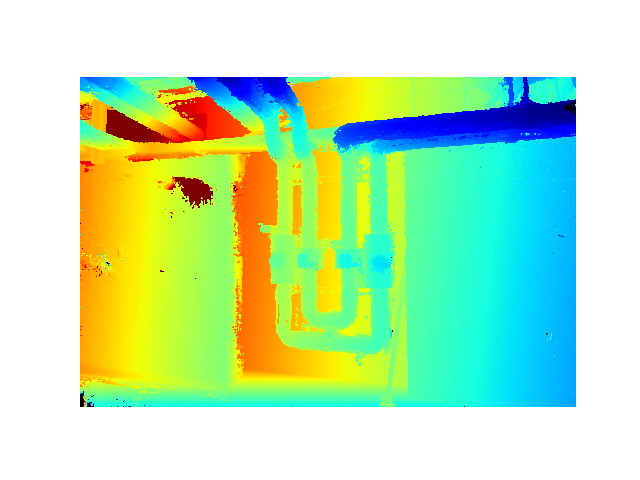
#> input picture Real_ACMM/mvs_results/test_results/pipe_ACMMfei_s_depth.png, 640 x 480 px
$ python corp_image.py
#> lines starting #> are read from the running program, lines starting #| are printed output that depends on the picture
#> further down, im is the input picture: shape (480, 640, 4); mean R, G, B, A 187.9, 232.2, 181.5, 255
from skimage import io
import numpy as np

def corp_margin(img):
    # img2=img.sum(axis=2)
    img2 = np.sum(img[:,:,:3], axis=2)
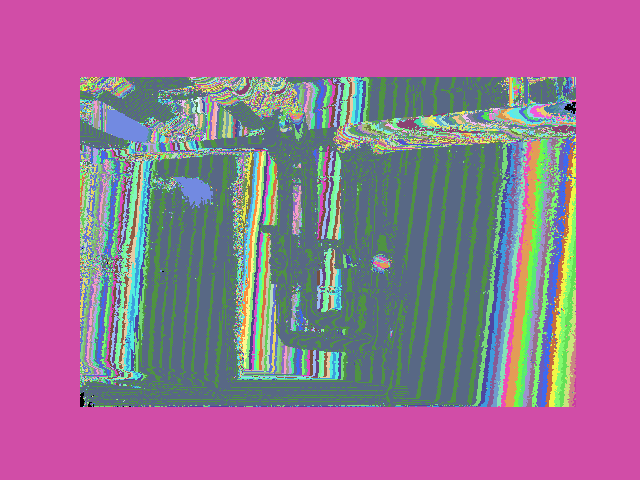
#> img2: shape (480, 640) uint64; 146 distinct labels, from 0 to 765; one colour per label, 0 black
    (row,col)=img2.shape
#> row = 480; col = 640
    row_top=0
    raw_down=0
    col_top=0
    col_down=0
    for r in range(0,row):
        # print(img2.sum(axis=1)[r]/col)
        if img2.sum(axis=1)[r]<765*col:
            row_top=r
            break

    for r in range(row-1,0,-1):
        if img2.sum(axis=1)[r]<765*col:
            raw_down=r
            break

    for c in range(0,col):
        if img2.sum(axis=0)[c]<765*row:
            col_top=c
            break

    for c in range(col-1,0,-1):
        if img2.sum(axis=0)[c]<765*row:
            col_down=c
            break

    new_img=img[row_top:raw_down+1,col_top:col_down+1,0:3]
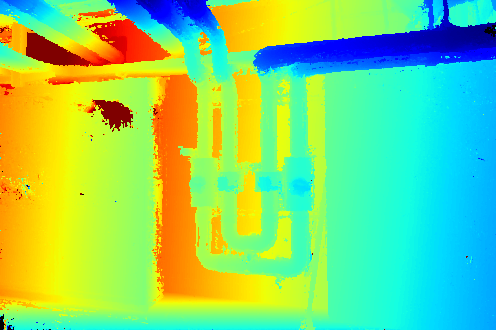
#> new_img: shape (330, 496, 3); mean R, G, B 129, 212.1, 117
    return new_img


im = io.imread('./test_results/pipe_ACMMfei_s_depth.png')
img_re = corp_margin(im)
io.imsave('pipe_ACMMfei_s_depth.png',img_re)
io.imshow(img_re)

$ run again, with Real_ACMM/mvs_results/test_results/cams.png copied over Real_ACMM/mvs_results/test_results/pipe_ACMMfei_s_depth.png
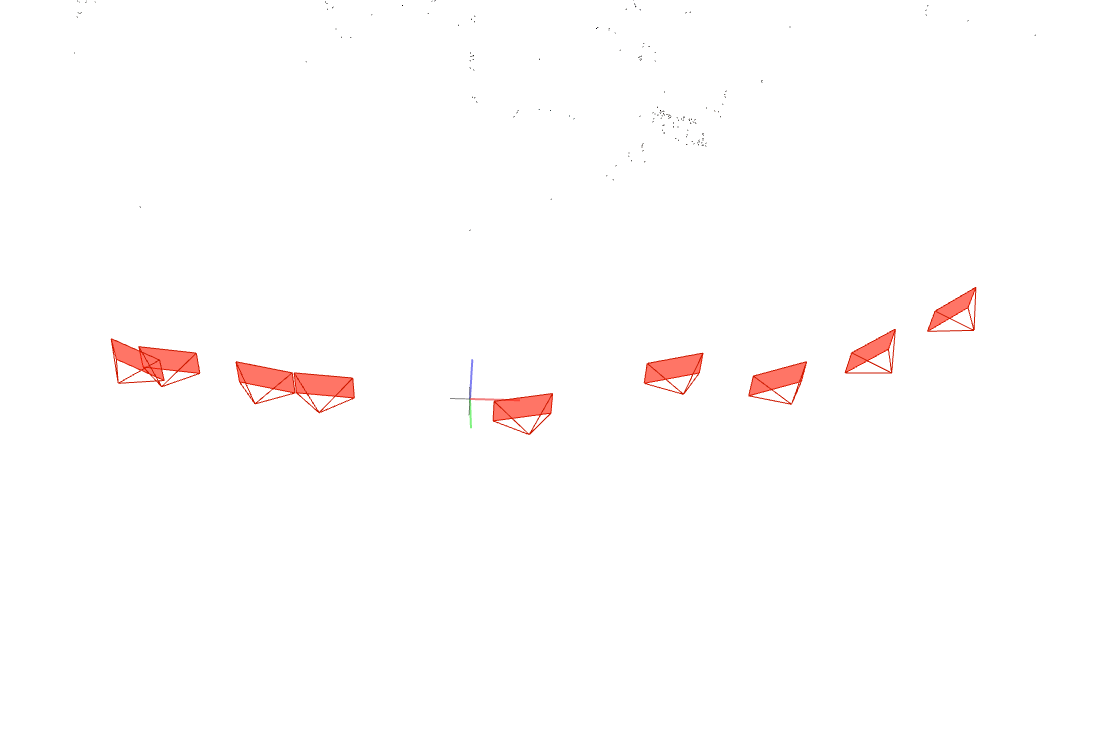
#> input picture Real_ACMM/mvs_results/test_results/cams.png, 1119 x 742 px
#> im is the input picture: shape (742, 1119, 4); mean R, G, B, A 254.8, 252.9, 252.7, 255
#> in corp_margin, `img2 = np.sum(img[:,:,:3], axis=2)`:
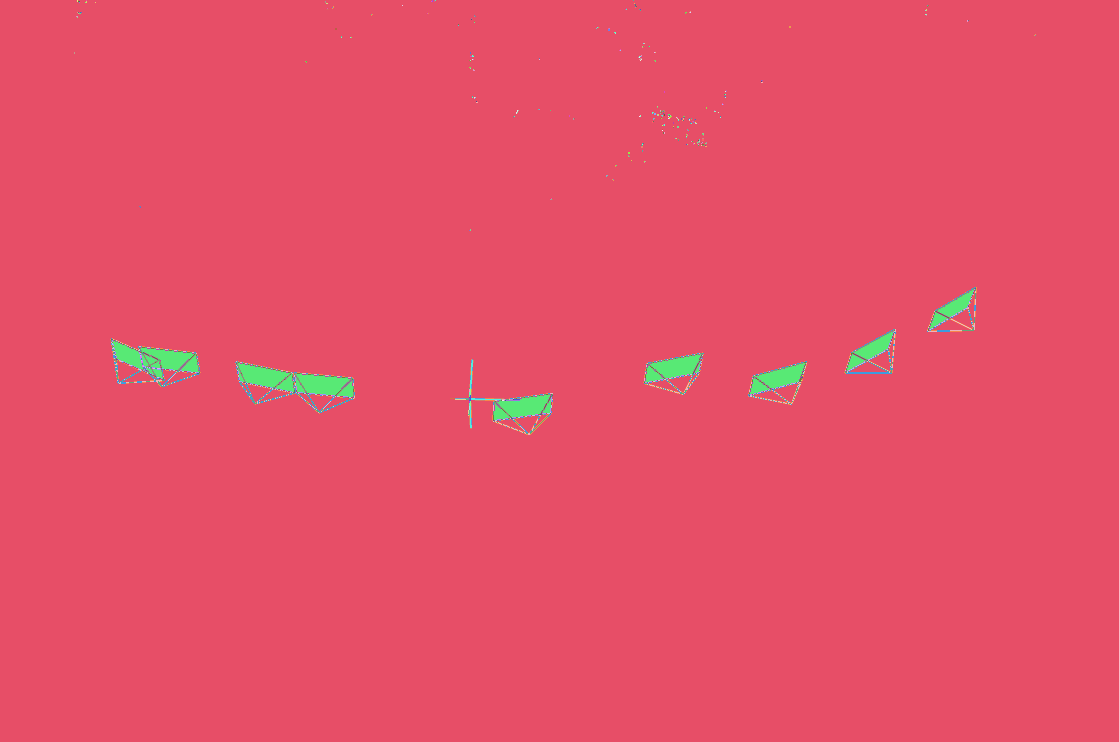
#> img2: shape (742, 1119) uint64; 212 distinct labels, from 7 to 765; one colour per label, 0 black
#> in corp_margin, `new_img=img[row_top:raw_down+1,col_top:col_down+1,0:3]`:
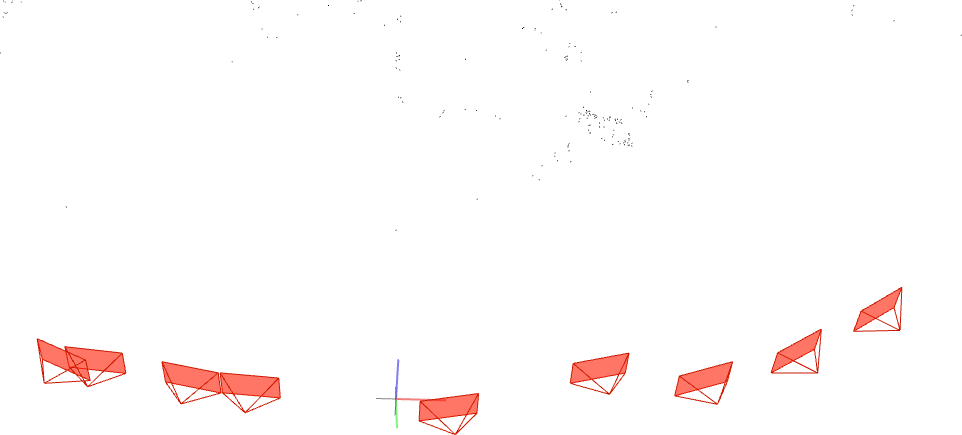
#> new_img: shape (435, 962, 3); mean R, G, B 254.6, 250.9, 250.5
